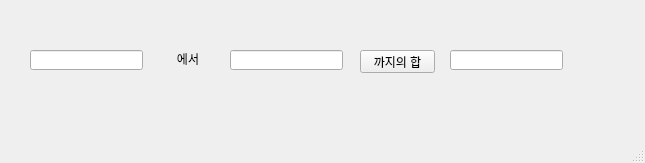
<?xml version="1.0" encoding="UTF-8"?>
<ui version="4.0">
 <class>MainWindow</class>
 <widget class="QMainWindow" name="MainWindow">
  <property name="geometry">
   <rect>
    <x>0</x>
    <y>0</y>
    <width>645</width>
    <height>163</height>
   </rect>
  </property>
  <property name="windowTitle">
   <string>MainWindow</string>
  </property>
  <widget class="QWidget" name="centralwidget">
   <widget class="QLineEdit" name="le1">
    <property name="geometry">
     <rect>
      <x>30</x>
      <y>50</y>
      <width>113</width>
      <height>20</height>
     </rect>
    </property>
    <property name="alignment">
     <set>Qt::AlignCenter</set>
    </property>
   </widget>
   <widget class="QLabel" name="lbl">
    <property name="geometry">
     <rect>
      <x>160</x>
      <y>53</y>
      <width>56</width>
      <height>12</height>
     </rect>
    </property>
    <property name="text">
     <string>에서</string>
    </property>
    <property name="alignment">
     <set>Qt::AlignCenter</set>
    </property>
   </widget>
   <widget class="QLineEdit" name="le2">
    <property name="geometry">
     <rect>
      <x>230</x>
      <y>50</y>
      <width>113</width>
      <height>20</height>
     </rect>
    </property>
    <property name="alignment">
     <set>Qt::AlignCenter</set>
    </property>
   </widget>
   <widget class="QPushButton" name="pb">
    <property name="geometry">
     <rect>
      <x>360</x>
      <y>50</y>
      <width>75</width>
      <height>23</height>
     </rect>
    </property>
    <property name="text">
     <string>까지의 합</string>
    </property>
   </widget>
   <widget class="QLineEdit" name="le3">
    <property name="geometry">
     <rect>
      <x>450</x>
      <y>50</y>
      <width>113</width>
      <height>20</height>
     </rect>
    </property>
    <property name="alignment">
     <set>Qt::AlignCenter</set>
    </property>
   </widget>
  </widget>
  <widget class="QMenuBar" name="menubar">
   <property name="geometry">
    <rect>
     <x>0</x>
     <y>0</y>
     <width>645</width>
     <height>21</height>
    </rect>
   </property>
  </widget>
  <widget class="QStatusBar" name="statusbar"/>
 </widget>
 <resources/>
 <connections/>
</ui>
